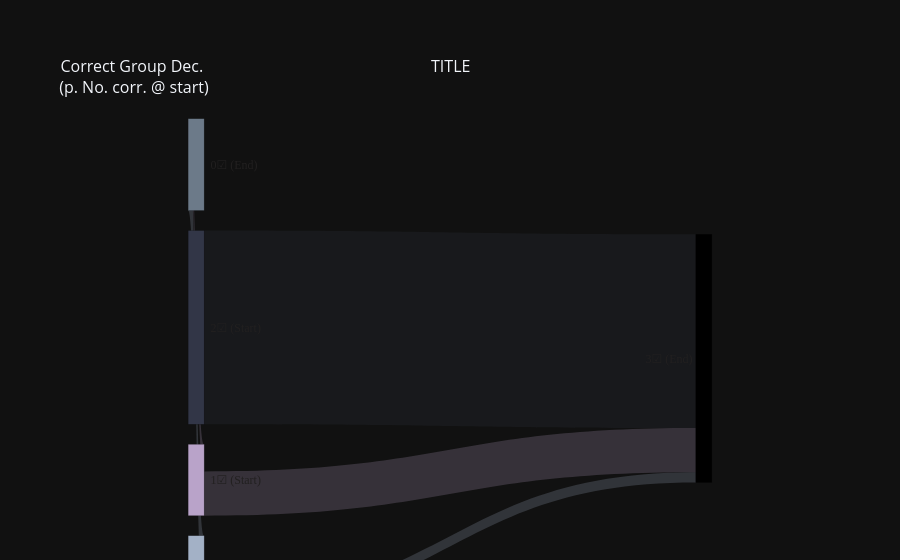

The notebook cell this image was saved under:
### Code cell
from plotly.subplots import make_subplots
import plotly.graph_objects as go
from pyfonts import load_google_font


def hex_to_rgba(hex_color, a=0.22):
    h = hex_color.lstrip("#")
    r, g, b = int(h[0:2], 16), int(h[2:4], 16), int(h[4:6], 16)
    return f"rgba({r},{g},{b},{a})"


make_subplots(
    rows=1,
    cols=3,
    column_widths=[0.4, 2, 0.4],
    specs=[[{"type": "heatmap"}, {"type": "sankey"}, {"type": "heatmap"}]],
    horizontal_spacing=0.01,
    subplot_titles=[
        "Correct Group Dec.<br> (p. No. corr. @ start)",
        "TITLE" + "<br> ",
        "",
    ],
).add_trace(
    go.Sankey(
        arrangement="snap",
        node=dict(
            label=left_groups + right_groups,
            pad=20,
            thickness=16,
            color=["#A3B1C6", "#B9A3C9", "#323647", "#D4A35C", "#6C7A89"],
            line=dict(color="rgba(0,0,0,0.3)", width=0.6),
            # Change the order ot the nodes ...
            x=[0.01 for _ in left_groups] + [0.99 for _ in right_groups],
            y=np.cumsum([0.17 for _ in left_groups]).tolist()[::-1] * 2,
        ),
        link=dict(
            source=source,
            target=target,
            value=value,
            color=[hex_to_rgba(["#A3B1C6", "#B9A3C9", "#323647", "#D4A35C", "#6C7A89"][s], 0.22) for s in source],
        ),
        textfont=dict(
            family=load_google_font("Libre Baskerville", weight="bold").get_name(),
            size=12,
            color="rgb(34,32,32)",
            shadow="none",
        ),
    ),
    row=1,
    col=2,
)

### Figure 1 — Plotly figure (JSON) as saved in the notebook; plotly's stock layout.template omitted (floating-point values rounded to 4 significant figures)
{"data": [{"arrangement": "snap", "link": {"color": ["rgba(163,177,198,0.22)", "rgba(185,163,201,0.22)", "rgba(50,54,71,0.22)", "rgba(212,163,92,0.22)", "rgba(163,177,198,0.22)", "rgba(185,163,201,0.22)", "rgba(50,54,71,0.22)", "rgba(212,163,92,0.22)", "rgba(163,177,198,0.22)", "rgba(185,163,201,0.22)", "rgba(50,54,71,0.22)", "rgba(212,163,92,0.22)", "rgba(163,177,198,0.22)", "rgba(185,163,201,0.22)", "rgba(50,54,71,0.22)", "rgba(212,163,92,0.22)"], "source": [0, 1, 2, 3, 0, 1, 2, 3, 0, 1, 2, 3, 0, 1, 2, 3], "target": [4, 4, 4, 4, 5, 5, 5, 5, 6, 6, 6, 6, 7, 7, 7, 7], "value": [19, 8, 0, 0, 0, 0, 0, 0, 0, 0, 0, 0, 3, 13, 57, 0]}, "node": {"color": ["#A3B1C6", "#B9A3C9", "#323647", "#D4A35C", "#6C7A89"], "label": [" 0☑ (Start)", " 1☑ (Start)", " 2☑ (Start)", " 3☑ (Start)", " 0☑ (End)", " 1☑ (End)", " 2☑ (End)", " 3☑ (End)"], "line": {"color": "rgba(0,0,0,0.3)", "width": 0.6}, "pad": 20, "thickness": 16, "x": [0.01, 0.01, 0.01, 0.01, 0.99, 0.99, 0.99, 0.99], "y": [0.68, 0.51, 0.34, 0.17, 0.68, 0.51, 0.34, 0.17]}, "textfont": {"color": "rgb(34,32,32)", "family": "Libre Baskerville", "shadow": "none", "size": 12}, "type": "sankey", "domain": {"x": [0.15, 0.85], "y": [0.0, 1.0]}}], "layout": {"xaxis": {"anchor": "y", "domain": [0.0, 0.14]}, "yaxis": {"anchor": "x", "domain": [0.0, 1.0]}, "xaxis2": {"anchor": "y2", "domain": [0.86, 1.0]}, "yaxis2": {"anchor": "x2", "domain": [0.0, 1.0]}, "annotations": [{"font": {"size": 16}, "showarrow": false, "text": "Correct Group Dec.<br> (p. No. corr. @ start)", "x": 0.07, "xanchor": "center", "xref": "paper", "y": 1.0, "yanchor": "bottom", "yref": "paper"}, {"font": {"size": 16}, "showarrow": false, "text": "TITLE<br> ", "x": 0.5, "xanchor": "center", "xref": "paper", "y": 1.0, "yanchor": "bottom", "yref": "paper"}]}}
